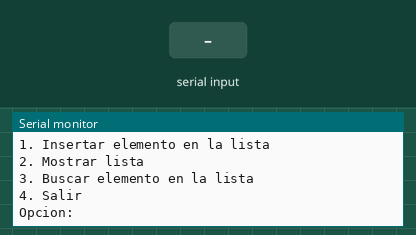
This program was run on a simulated Arduino Uno, built with avr-gcc and run on an emulated ATmega328P. On the bench: the last lines printed to the serial monitor. The inputs (shaded band) are chosen by the test bench.

Above: at 0.8 s.
0.9 s: "90,45,200\n" received over Serial
At 1.13 s:
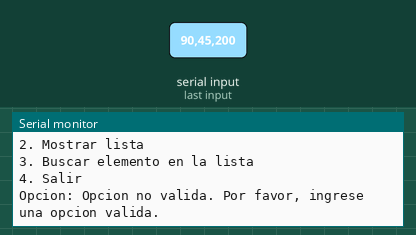
2.5 s: "1\n" received over Serial
At 3.3 s:
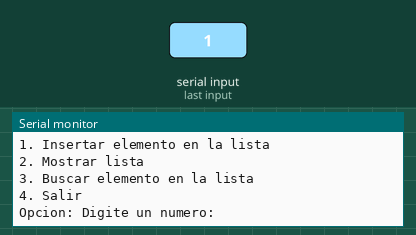
4.0 s: "2\n" received over Serial
At 5.45 s:
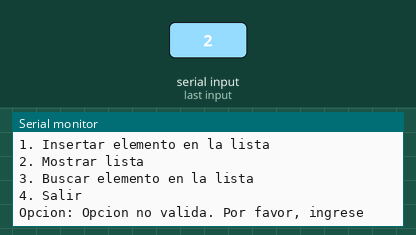
5.5 s: "30,150,10\n" received over Serial
At 5.91 s:
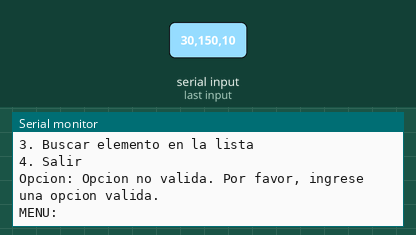
7.0 s: "3\n" received over Serial
At 7.9 s:
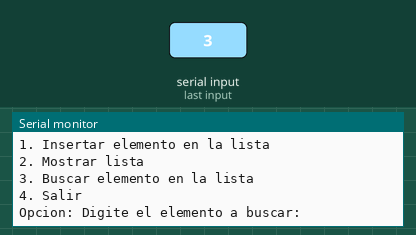
9.5 s: "1,90\n" received over Serial
At 10.63 s:
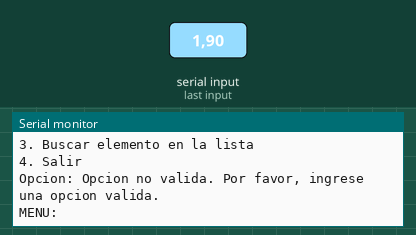

Measured:
- after the input at 0.9 s, the serial monitor: prints a new line at once (image 1)
- after the input at 2.5 s, the serial monitor: prints a new line at once (image 2)
- after the input at 4.0 s, the serial monitor: prints a new line at once (image 3)
- after the input at 5.5 s, the serial monitor: prints a new line at once (image 4)
- after the input at 7.0 s, the serial monitor: prints a new line after 0.12 s (image 5)
- after the input at 9.5 s, the serial monitor: prints a new line at once (image 6)

The program:

main.cpp
```cpp
#include <Arduino.h>

struct Nodo {
  int dato;
  Nodo* siguiente;
};

void menu();
void insertarLista(Nodo*&, int);
void mostrarLista(Nodo*);
bool buscarLista(Nodo*, int);

Nodo* lista = NULL; // Declarar lista globalmente

void setup() {
  Serial.begin(9600);
  menu();
}

void menu() {
  int opcion, dato;
  do {
    Serial.println("MENU:");
    Serial.println("1. Insertar elemento en la lista");
    Serial.println("2. Mostrar lista");
    Serial.println("3. Buscar elemento en la lista");
    Serial.println("4. Salir");
    Serial.print("Opcion: ");
    while (!Serial.available());

    opcion = Serial.parseInt();

    switch (opcion) {
      case 1:
        Serial.println("Digite un numero: ");
        while (!Serial.available());
        dato = Serial.parseInt();
        insertarLista(lista, dato);
        break;

      case 2:
        mostrarLista(lista);
        break;

      case 3:
        Serial.println("Digite el elemento a buscar: ");
        while (!Serial.available());
        dato = Serial.parseInt();
        if (buscarLista(lista, dato)) {
          Serial.println("El elemento " + String(dato) + " se encuentra en la lista.");
        } else {
          Serial.println("El elemento " + String(dato) + " no se encuentra en la lista.");
        }
        break;

      case 4:
        break;

      default:
        Serial.println("Opcion no valida. Por favor, ingrese una opcion valida.");
        break;
    }
  } while (opcion != 4);
}

void insertarLista(Nodo*& lista, int n) {
  Nodo* nuevo_nodo = new Nodo();
  nuevo_nodo->dato = n;
  nuevo_nodo->siguiente = lista;
  lista = nuevo_nodo;
}

void mostrarLista(Nodo* lista) {
  Serial.println("Elementos de la lista:");
  Nodo* actual = lista;
  while (actual != NULL) {
    Serial.println(actual->dato);
    actual = actual->siguiente;
  }
}

bool buscarLista(Nodo* lista, int elemento) {
  Nodo* actual = lista;
  while (actual != NULL) {
    if (actual->dato == elemento) {
      return true;
    }
    actual = actual->siguiente;
  }
  return false;
}

void loop() {

}
```
